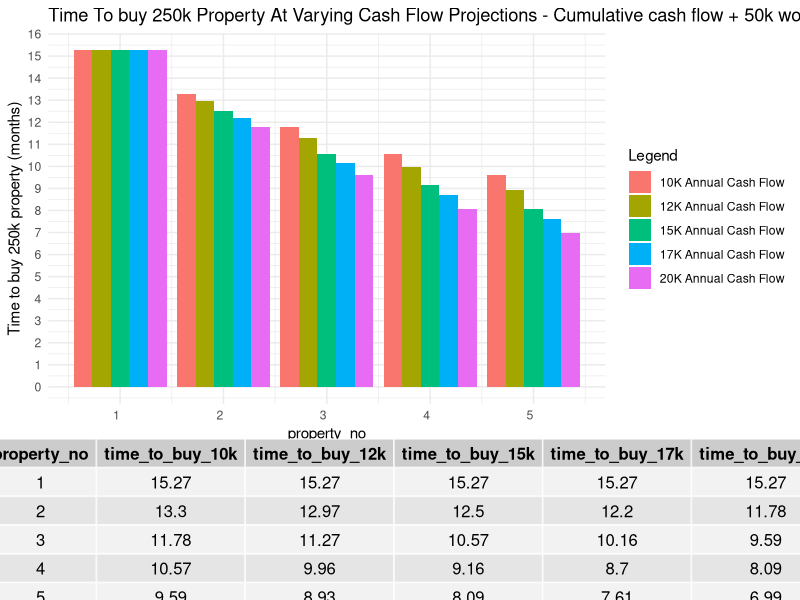

The R script that drew this image:
# time to buy next 

property_value_proxy = 250000
down_payment = .25 * property_value_proxy
ltv=.75
tax_rate = 0.025 #2.5%
loan_term = 360 # 30 years fixed
estimated_interest_rate = .06
principal_interest_payments = (property_value_proxy*ltv*(estimated_interest_rate/12)/(1-(1/(1+estimated_interest_rate/12)^loan_term)))
monthly_property_tax = (tax_rate * property_value_proxy) / 12
monthly_insurance_estimate = (2000+2668+1928.85)/12 # flood, windstorm, hazard/homeowners insurance
PITI = principal_interest_payments + monthly_property_tax + monthly_insurance_estimate
fannie_mae_cash_reserves = PITI * 6
estimated_closing_costs = 0.041*property_value_proxy

cash_to_close = estimated_closing_costs + fannie_mae_cash_reserves + down_payment

property_no = seq(1,5,1)
cash_flow_projection_10k_annual = c(17500,rep(10000,4))
cash_flow_projection_12k_annual = c(17500,rep(12000,4))
cash_flow_projection_15k_annual = c(17500,rep(15000,4))
cash_flow_projection_17k_annual = c(17500,rep(17000,4))
cash_flow_projection_20k_annual = c(17500,rep(20000,4))
work_savings = 50000
df = data.frame(property_no,cash_flow_projection_10k_annual,cash_flow_projection_12k_annual,cash_flow_projection_15k_annual,cash_flow_projection_17k_annual,cash_flow_projection_20k_annual,work_savings)
df$cumsum_10k = cumsum(df$cash_flow_projection_10k_annual)
df$cumsum_12k = cumsum(df$cash_flow_projection_12k_annual)
df$cumsum_15k = cumsum(df$cash_flow_projection_15k_annual)
df$cumsum_17k = cumsum(df$cash_flow_projection_17k_annual)
df$cumsum_20k = cumsum(df$cash_flow_projection_20k_annual)
df$total_work_and_cash_flow_10k = (df$work_savings + df$cumsum_10k)
df$total_work_and_cash_flow_12k = (df$work_savings + df$cumsum_12k)
df$total_work_and_cash_flow_15k = (df$work_savings + df$cumsum_15k)
df$total_work_and_cash_flow_17k = (df$work_savings + df$cumsum_17k)
df$total_work_and_cash_flow_20k = (df$work_savings + df$cumsum_20k)
df$time_to_buy_10k = (cash_to_close / df$total_work_and_cash_flow_10k) *12
df$time_to_buy_12k = (cash_to_close / df$total_work_and_cash_flow_12k)*12
df$time_to_buy_15k = (cash_to_close / df$total_work_and_cash_flow_15k)*12
df$time_to_buy_17k = (cash_to_close / df$total_work_and_cash_flow_17k)*12
df$time_to_buy_20k = (cash_to_close / df$total_work_and_cash_flow_20k)*12

library(ggplot2)
library(reshape2)

.25*175000

plot_df = df[1:nrow(df),18:22]
plot_df = cbind("property_no"=df$property_no,plot_df)

mm <- melt(plot_df, id='property_no')
# plot data
p1 = ggplot(data = mm, aes(x = property_no, y = value, fill = variable)) + 
  geom_bar(stat = 'identity', position = 'dodge')+
  scale_y_continuous(breaks = seq(0, max(mm$value)+1, by = 1),"Time to buy 250k property (months)")+
  theme_minimal()+
  ggtitle("Time To buy 250k Property At Varying Cash Flow Projections - Cumulative cash flow + 50k work savings")+
  guides(fill=guide_legend(title="Legend"))+
  scale_fill_discrete(labels = c("10K Annual Cash Flow", "12K Annual Cash Flow", "15K Annual Cash Flow", "17K Annual Cash Flow", "20K Annual Cash Flow"))+
  theme(axis.text.x = element_text(angle = 0, hjust = 1))


library(gridExtra)
d <- round(plot_df,2)
g <- tableGrob(d)
grid.arrange(p1, g,
             nrow=2,
             as.table=TRUE,
             heights=c(3,1))
